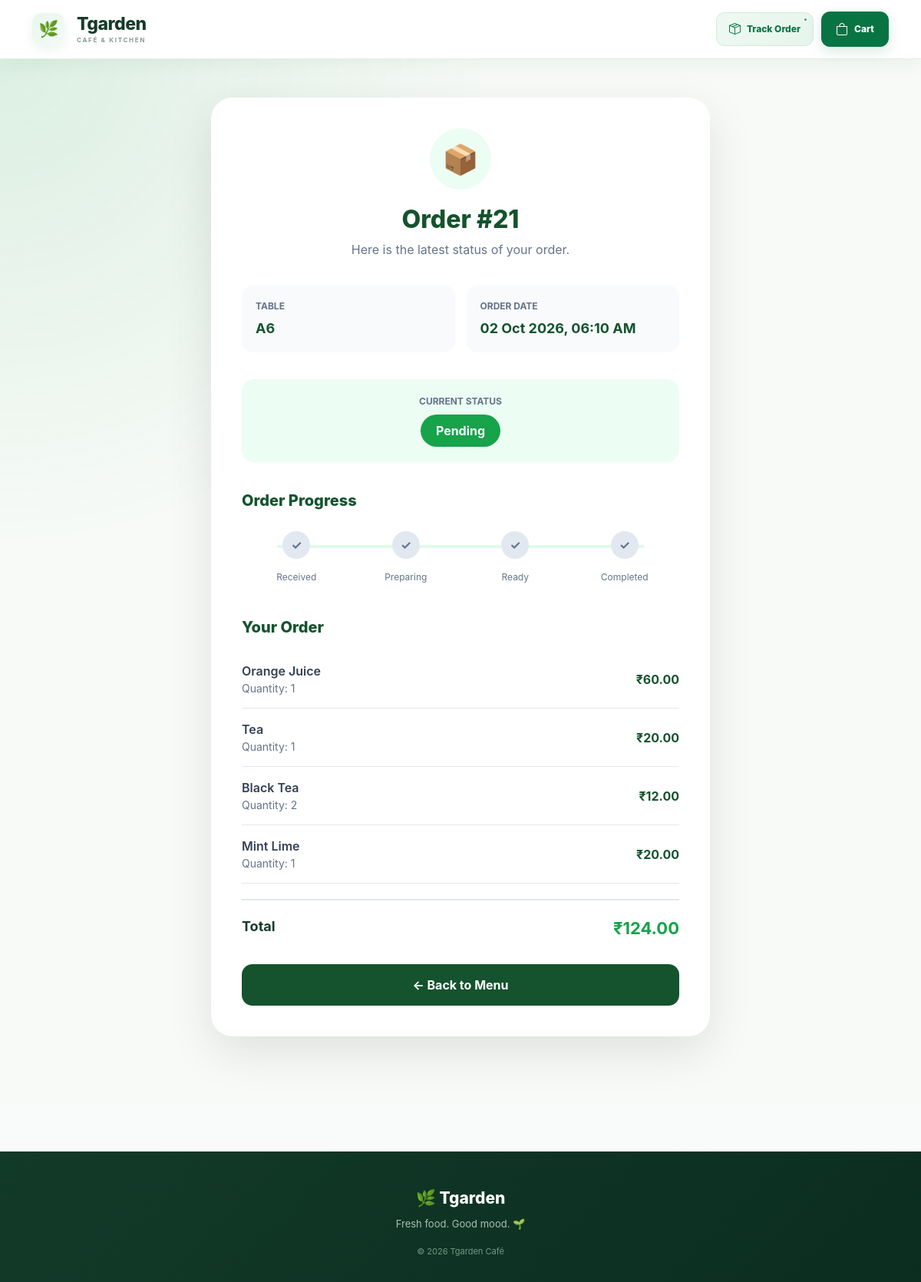
Page /order/21/status/ on the earlier database version.
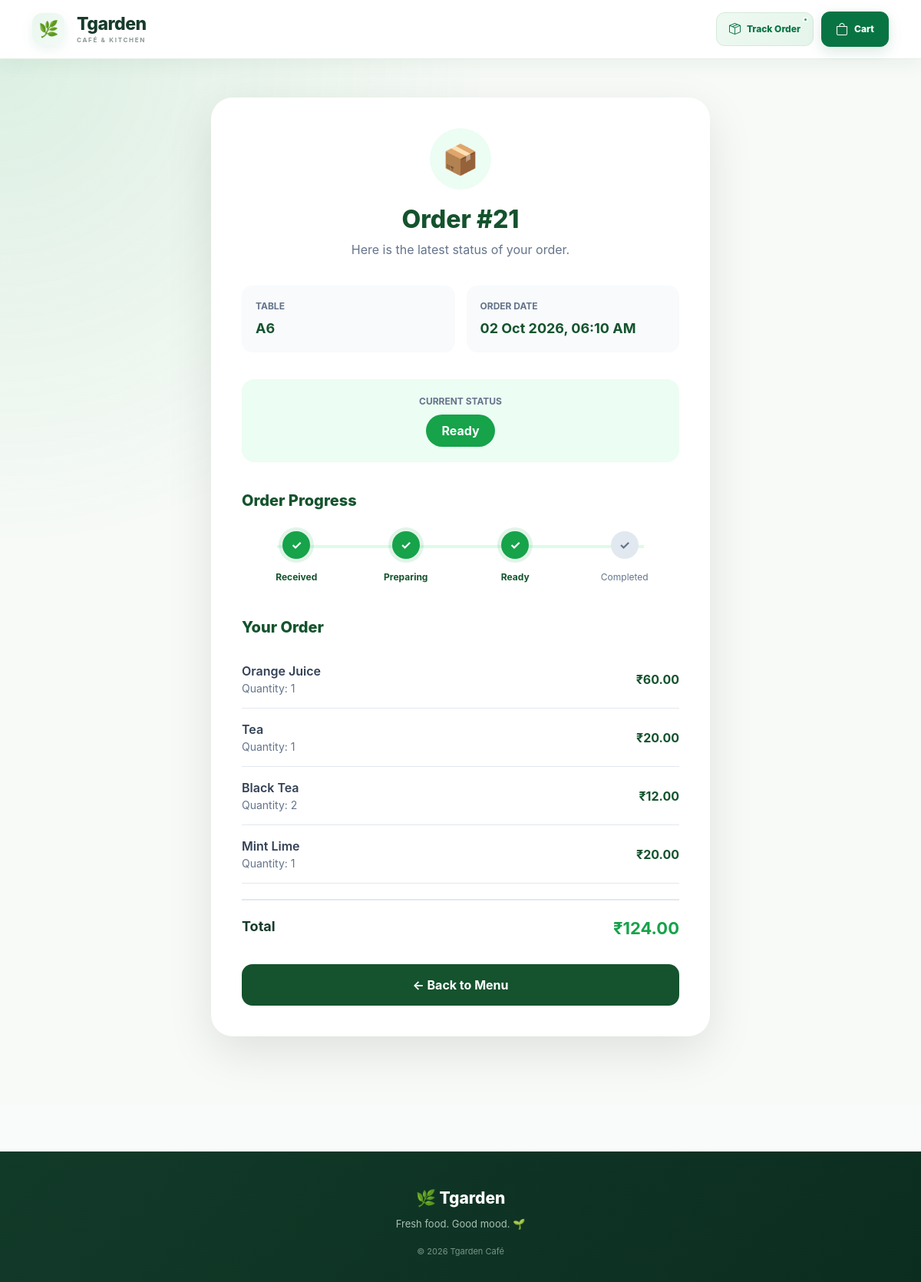
Same page on the later database version.
### cafe/models.py (models this page shows, shortened)
class Order(models.Model):
    STATUS_CHOICES = [
        ("Pending", "Pending"),
        ("Preparing", "Preparing"),
        ("Ready", "Ready"),
        ("Completed", "Completed"),
        ("Cancelled", "Cancelled"),
    ]
    table_name = models.CharField(
        max_length=100
    )
    total_amount = models.DecimalField(
        max_digits=10,
        decimal_places=2,
        default=0
    )
    status = models.CharField(
        max_length=20,
        choices=STATUS_CHOICES,
        default="Pending"
    )
    created_at = models.DateTimeField(
        auto_now_add=True
    )
    class Meta:
        ordering = ["-created_at"]

### cafe/views.py (the view)
def order_status(request, order_id):
    order = get_object_or_404(
        Order.objects.prefetch_related("items"),
        id=order_id
    )
    return render(
        request,
        "cafe/order_status.html",
        {
            "order": order
        }
    )

### cafe/templates/cafe/order_status.html (shortened to what this page needs)
{% extends "cafe/base.html" %}
{% block content %}
<div class="order-status-page">
    <div class="status-card">
        <div class="status-header">
            <div class="status-icon">
                📦
            </div>
            <h1>
                Order #{{ order.id }}
            </h1>
            <p>
                Here is the latest status of your order.
            </p>
        </div>
        <div class="order-info">
            <div class="info-box">
                <span>
                    TABLE
                </span>
                <strong>
                    {{ order.table_name }}
                </strong>
            </div>
            <div class="info-box">
                <span>
                    ORDER DATE
                </span>
                <strong>
                    {{ order.created_at|date:"d M Y, h:i A" }}
                </strong>
            </div>
        </div>
        <div class="current-status">
            <span>
                CURRENT STATUS
            </span>
            <div class="status-badge">
                {{ order.get_status_display }}
            </div>
        </div>
        <div class="progress-title">
            Order Progress
        </div>
        <div class="progress-container">
            <div class="progress-step
                {% if order.status == 'pending' or order.status == 'preparing' or order.status == 'ready' or order.status == 'completed' %}
                    active
                {% endif %}
            ">
                <div class="step-circle">
                    ✓
                </div>
                <span>
                    Received
                </span>
            </div>
            <div class="progress-step
                {% if order.status == 'preparing' or order.status == 'ready' or order.status == 'completed' %}
                    active
                {% endif %}
            ">
                <div class="step-circle">
                    ✓
                </div>
                <span>
                    Preparing
                </span>
            </div>
            <div class="progress-step
                {% if order.status == 'ready' or order.status == 'completed' %}
                    active
                {% endif %}
            ">
                <div class="step-circle">
                    ✓
                </div>
                <span>
                    Ready
                </span>
            </div>
            <div class="progress-step
            ">
                <div class="step-circle">
                    ✓
                </div>
                <span>
                    Completed
                </span>
            </div>
        </div>
        <div class="items-title">
            Your Order
        </div>
        {% for item in order.items.all %}
        <div class="order-item">
            <div>
                <div class="item-name">
                    {{ item.product.name }}
                </div>
                <div class="item-quantity">
                    Quantity: {{ item.quantity }}
                </div>
            </div>
            <div class="item-price">
                ₹{{ item.price }}
            </div>
        </div>
        {% endfor %}
        <div class="order-total">
            <span>
                Total
            </span>
            <strong>
                ₹{{ order.total_amount }}
            </strong>
        </div>
        <a
            href="{% url 'home' %}"
            class="back-button"
        >
            ← Back to Menu
        </a>
    </div>
</div>
{% endblock %}

Differences in the rows shown:
changed Order id 21: status "Pending" → "Ready"
